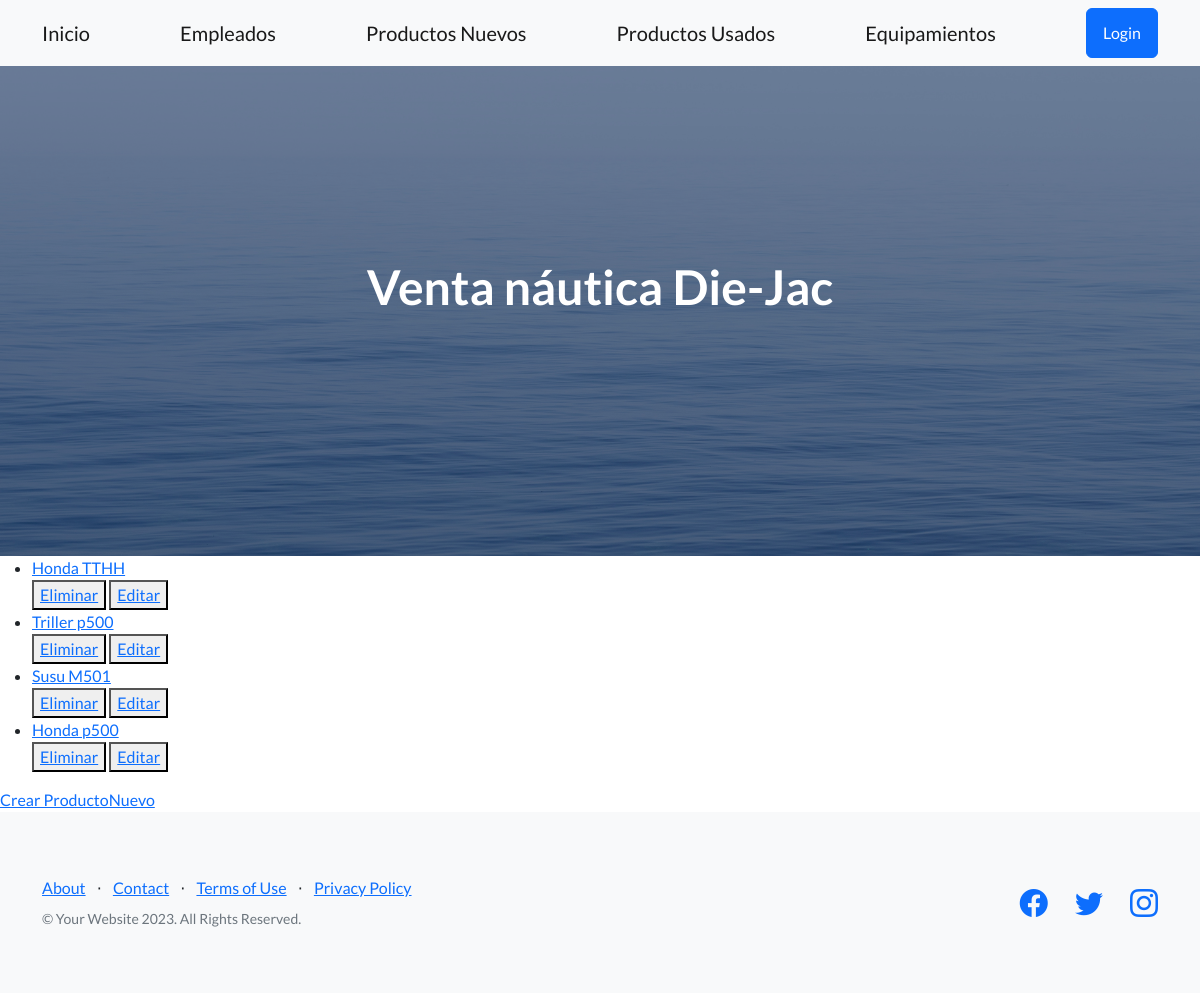
The app's page /AppProyectoFinal/ListaProductosNuevos/ with its own data.
### AppProyectoFinal/models.py (models this page shows)
class ProductosNuevos(models.Model):
    marca = models.CharField(max_length=50)
    version = models.CharField(max_length=50)
    largo = models.IntegerField()
    def __str__(self):
        return f'{self.marca} {self.version}'

### AppProyectoFinal/views.py (the view)
# urls.py: path('ListaProductosNuevos/', ProductosNuevosList.as_view(), name='ListaProductosNuevos'),
class ProductosNuevosList(ListView):
    model = ProductosNuevos
    template_name = "ProductosNuevos_list.html"
    context_object_name = "ProductosNuevos"

### AppProyectoFinal/templates/ProductosNuevos_list.html
{% extends 'padre.html' %}
{% block ContenidoQueCambia %}
    <ul>
        {% for ProductoNuevo in ProductosNuevos %}
            <li>
                <a href="{% url 'DetalleProductosNuevos' ProductoNuevo.id %}">{{ ProductoNuevo }}</a>
            </li>
            <div>
                <button>
                    <a href="{% url 'EliminarProductosNuevos' ProductoNuevo.id %}">Eliminar</a>
                </button>
                <button>
                    <a href="{% url 'ActualizarProductosNuevos' ProductoNuevo.id %}">Editar</a>
                </button>
            </div>
        {% endfor %}
    </ul>
    <a href="{% url 'CrearProductosNuevos' %}">Crear ProductoNuevo</a>
{% endblock ContenidoQueCambia %}

### records on screen
ProductosNuevos: marca+version "Honda TTHH"
ProductosNuevos: marca+version "Triller p500"
ProductosNuevos: marca+version "Susu M501"
ProductosNuevos: marca+version "Honda p500"
